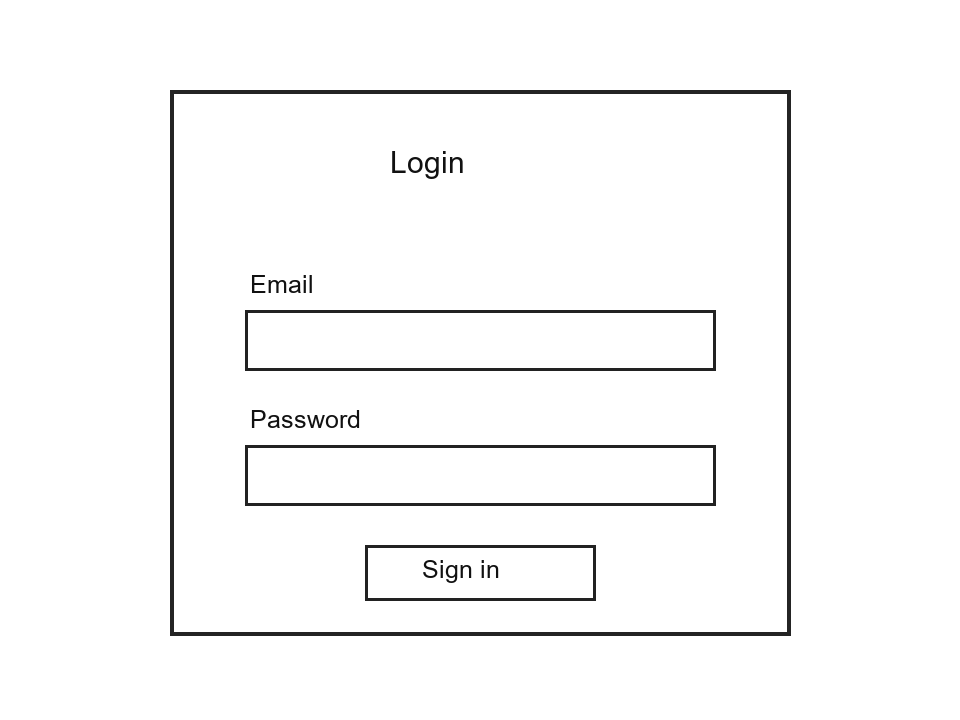
#> input picture dataset/ocr_samples/login_form.png, 960 x 720 px, found by its file name
$ jupyter execute Task_1.ipynb
#> lines starting #> are read from the running program, lines starting #| are printed output that depends on the picture; after the words box and inside, x2 and y2 are one past the last pixel; in counts of white or black regions, pixels touching at a corner belong together
[cell 1]
# Step 1: Import Libraries

import cv2  # مكتبة OpenCV لمعالجة الصور واكتشاف الأشكال
import numpy as np  # مكتبة للتعامل مع المصفوفات وإنشاء Kernel
from google.colab import files  # لرفع الصور من الجهاز
from google.colab.patches import cv2_imshow  # لعرض الصور في Google Colab

[cell 2]
# Step 2: Upload Image

uploaded = files.upload()  # فتح نافذة لاختيار الصورة ورفعها
#> the answer given: login_form.png

image_path = next(iter(uploaded))  # الحصول على اسم الملف الذي تم رفعه

[cell 3]
# Step 3: Read and Display Image

image = cv2.imread(image_path)  # قراءة الصورة باستخدام OpenCV
#> image is the input picture: shape (720, 960, 3); min 17, max 255, mean 248.9

# التأكد من أن الصورة تم تحميلها بنجاح
if image is None:
    raise ValueError("Could not load the image. Please upload a valid image.")

print("Image loaded:", image is not None)  # طباعة حالة تحميل الصورة
#| Image loaded: True
print("Image dimensions:", image.shape)  # طباعة الارتفاع والعرض وعدد القنوات
#| Image dimensions: (720, 960, 3)

cv2_imshow(image)  # عرض الصورة الأصلية

[cell 4]
# Step 4: Convert Image to Grayscale

gray = cv2.cvtColor(image, cv2.COLOR_BGR2GRAY)
# تحويل الصورة من الألوان إلى درجات الرمادي لتسهيل المعالجة

[cell 5]
# Step 5: Apply Gaussian Blur

blurred = cv2.GaussianBlur(gray, (5, 5), 0)
# تنعيم الصورة لتقليل تأثير التفاصيل الصغيرة والتشويش

[cell 6]
# Step 6: Detect Edges Using Canny

edges = cv2.Canny(blurred, 30, 100)
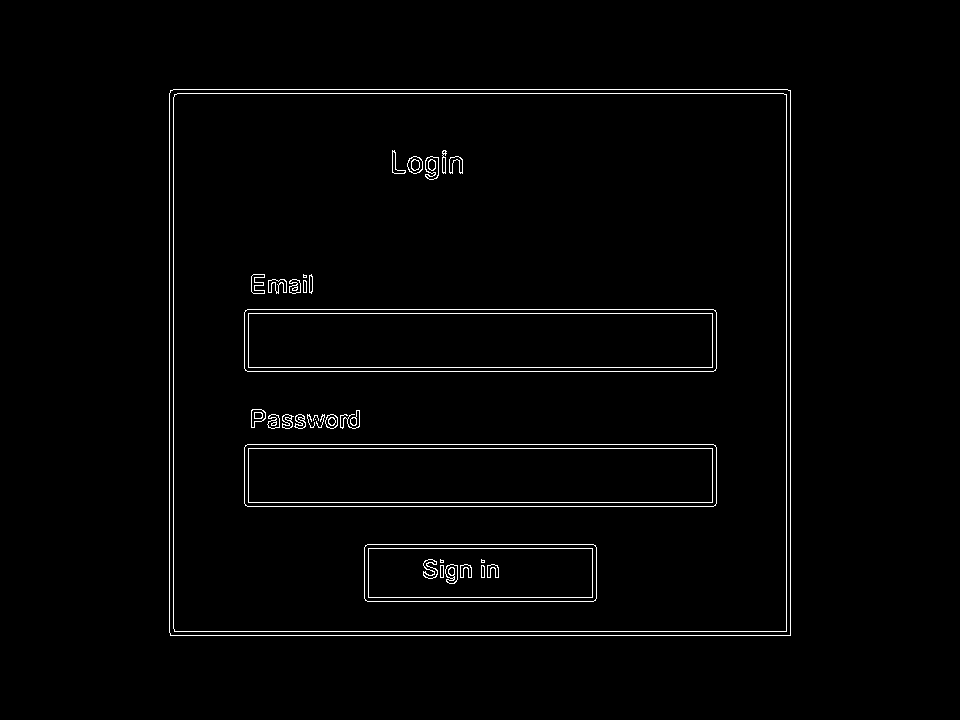
#> edges: shape (720, 960); 1.7% white in thin lines or dots, all inside (x1, y1, x2, y2) = (169, 89, 791, 636)
# اكتشاف الحواف التي قد تمثل حدود المستطيلات

print("Edges detected successfully")  # التأكد من تنفيذ الخطوة
cv2_imshow(edges)  # عرض الحواف المكتشفة

[cell 7]
# Step 7: Find Contours

contours, _ = cv2.findContours(
    edges,  # الصورة التي تحتوي على الحواف
    cv2.RETR_LIST,  # استخراج جميع الحدود دون بناء علاقات بينها
    cv2.CHAIN_APPROX_SIMPLE  # تقليل عدد النقاط المخزنة لكل حد
)
#> contours = 85 contours, 16 with area under 20; largest, box (x1, y1, x2, y2) and area: (169, 89, 791, 636) 339055, (169, 89, 791, 636) 339053, (173, 93, 787, 632) 329783, (173, 93, 787, 632) 329781, (244, 444, 717, 507) 29248

print("Number of contours detected:", len(contours))
#| Number of contours detected: 85
# طباعة عدد الحدود التي تم اكتشافها

[cell 8]
# Step 8: Apply Otsu Thresholding

_, thresh = cv2.threshold(
    gray,  # صورة درجات الرمادي
    0,  # قيمة العتبة يتم تحديدها تلقائيًا باستخدام Otsu
    255,  # القيمة القصوى للبكسل
    cv2.THRESH_BINARY_INV + cv2.THRESH_OTSU
    # عكس الألوان وتحديد العتبة تلقائيًا
)
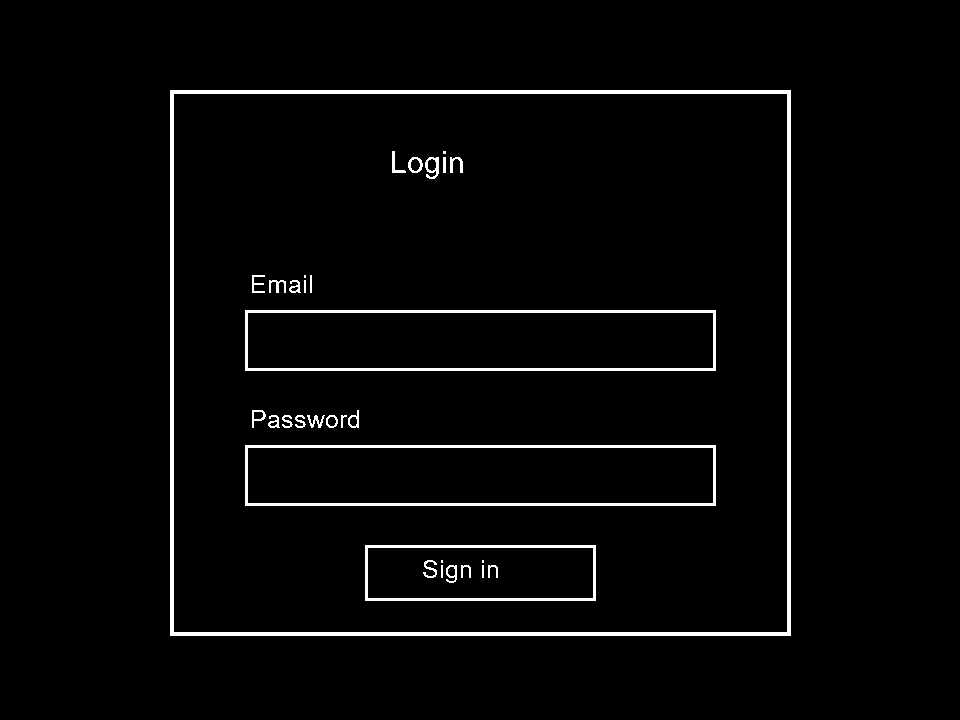
#> thresh: shape (720, 960); 2.8% white; 32 white regions (4 under 20 px), largest, box (x1, y1, x2, y2) and area: (170, 90, 791, 636) 9272, (245, 310, 716, 371) 3156, (245, 445, 716, 506) 3156

cv2_imshow(thresh)  # عرض الصورة الثنائية الناتجة

[cell 9]
# Step 9: Close Small Gaps

kernel = np.ones((3, 3), np.uint8)
# إنشاء Kernel بحجم 3×3 لاستخدامه في المعالجة المورفولوجية

closed = cv2.morphologyEx(
    thresh,  # الصورة الثنائية
    cv2.MORPH_CLOSE,  # إغلاق الفجوات الصغيرة داخل الخطوط
    kernel,  # العنصر المستخدم في المعالجة
    iterations=2  # تكرار العملية مرتين
)
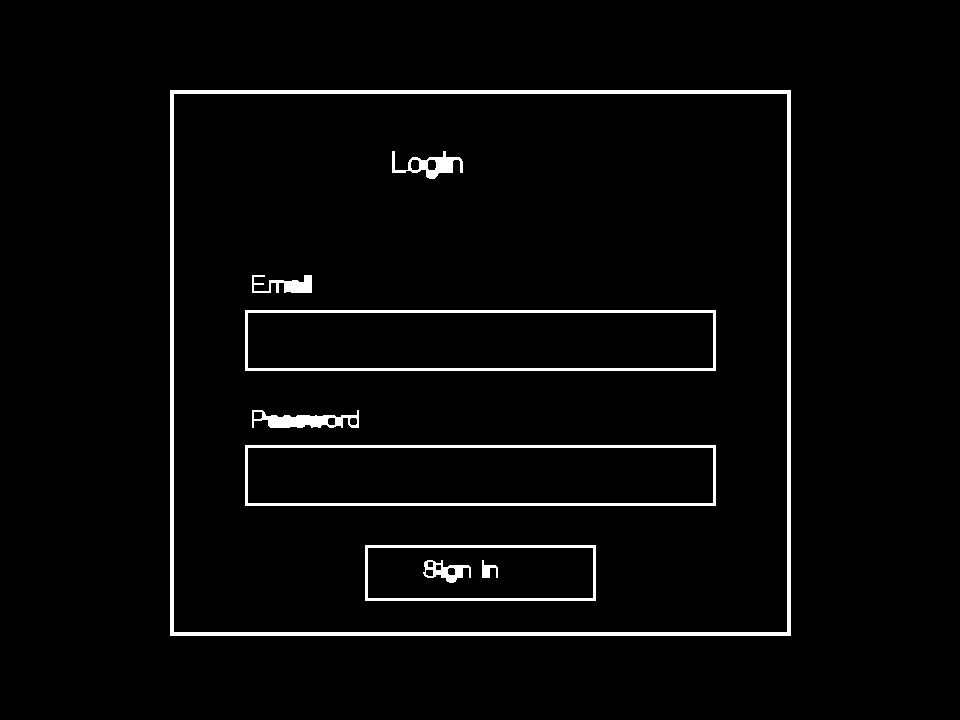
#> closed: shape (720, 960); 2.9% white; 9 white regions

cv2_imshow(closed)  # عرض الصورة بعد إغلاق الفجوات

[cell 10]
# Step 10: Find Processed Contours

contours2, _ = cv2.findContours(
    closed,  # الصورة بعد إغلاق الفجوات
    cv2.RETR_LIST,  # استخراج جميع الحدود
    cv2.CHAIN_APPROX_SIMPLE  # تبسيط تخزين نقاط الحدود
)
#> contours2 = 22 contours; largest, box (x1, y1, x2, y2) and area: (170, 90, 791, 636) 337900, (173, 93, 788, 633) 330944, (245, 445, 716, 506) 28200, (245, 310, 716, 371) 28200, (247, 447, 714, 504) 26094

[cell 11]
# Step 11: Detect Rectangular Shapes

new_rectangles = []  # قائمة لتخزين المستطيلات المكتشفة

for contour in contours2:  # المرور على كل حد مكتشف

    perimeter = cv2.arcLength(contour, True)
    # حساب محيط الحد، مع اعتبار أن الشكل مغلق

    approx = cv2.approxPolyDP(
        contour,  # الحد المراد تبسيطه
        0.02 * perimeter,  # مقدار السماح بالاختلاف أثناء التبسيط
        True  # الحد مغلق
    )

    # التأكد من أن الشكل رباعي ومحدب
    if len(approx) == 4 and cv2.isContourConvex(approx):

        x, y, w, h = cv2.boundingRect(approx)
        # حساب موقع المستطيل وعرضه وارتفاعه

        # استبعاد الأشكال الصغيرة جدًا
        if w >= 30 and h >= 20:
            new_rectangles.append((x, y, w, h))
#> this loop made 22 passes
#> (perimeter, approx, x, y, w, h) on passes 7, 8, 9, 10, 15, 16, 21, 22: (551.7, [[367, 548], [592, 547], [593, 597], [368, 598]], 367, 547, 227, 52), (570, [[365, 545], [365, 600], [595, 600], [595, 545]], 365, 545, 231, 56), (1041.7, [[247, 448], [712, 447], [713, 502], [248, 503]], 247, 447, 467, 57), (1060, [[245, 445], [245, 505], [715, 505], [715, 445]], 245, 445, 471, 61), (1041.7, [[247, 313], [712, 312], [713, 367], [248, 368]], 247, 312, 467, 57), (1060, [[245, 310], [245, 370], [715, 370], [715, 310]], 245, 310, 471, 61), (2303.7, [[173, 94], [786, 93], [787, 631], [174, 632]], 173, 93, 615, 540), (2330, [[170, 90], [170, 635], [790, 635], [790, 90]], 170, 90, 621, 546)
#> perimeter on passes 1 to 6: 27.07, 27.9, 21.66, 21.66, 81.07, 160.2
#> after the loop, new_rectangles = [(367, 547, 227, 52), (365, 545, 231, 56), (247, 447, 467, 57), (245, 445, 471, 61), (247, 312, 467, 57), (245, 310, 471, 61), (173, 93, 615, 540), (170, 90, 621, 546)]
            # إضافة إحداثيات المستطيل إلى القائمة

print("Rectangles before removing duplicates:", len(new_rectangles))
#| Rectangles before removing duplicates: 8
# طباعة عدد المستطيلات قبل إزالة التكرارات

[cell 12]
# Step 12: Calculate Intersection over Union (IoU)

def calculate_iou(box1, box2):

    # استخراج إحداثيات وأبعاد المستطيل الأول
    x1, y1, w1, h1 = box1

    # استخراج إحداثيات وأبعاد المستطيل الثاني
    x2, y2, w2, h2 = box2

    # تحديد حدود منطقة التقاطع بين المستطيلين
    x_left = max(x1, x2)
    y_top = max(y1, y2)
    x_right = min(x1 + w1, x2 + w2)
    y_bottom = min(y1 + h1, y2 + h2)

    # حساب عرض وارتفاع منطقة التقاطع
    intersection_width = max(0, x_right - x_left)
    intersection_height = max(0, y_bottom - y_top)

    # حساب مساحة التقاطع
    intersection_area = intersection_width * intersection_height

    # حساب مساحة كل مستطيل
    area1 = w1 * h1
    area2 = w2 * h2

    # حساب مساحة الاتحاد بين المستطيلين
    union_area = area1 + area2 - intersection_area

    # تجنب القسمة على صفر
    if union_area == 0:
        return 0

    # إرجاع نسبة التقاطع إلى الاتحاد
    return intersection_area / union_area

[cell 13]
# Step 13: Remove Duplicate Rectangles

unique_rectangles2 = []  # قائمة المستطيلات النهائية دون التكرارات

# ترتيب المستطيلات من الأكبر مساحة إلى الأصغر
for box in sorted(
    new_rectangles,
    key=lambda b: b[2] * b[3],
    reverse=True
):

    duplicate = False  # افتراض أن المستطيل غير مكرر

    # مقارنة المستطيل الحالي بالمستطيلات التي احتفظنا بها
    for kept_box in unique_rectangles2:

        overlap = calculate_iou(box, kept_box)
        # حساب نسبة التداخل بين المستطيلين

        # إذا كان التداخل أكبر من 80% نعتبره مكررًا
        if overlap > 0.8:
            duplicate = True
            break  # إيقاف المقارنة لهذا المستطيل

    # الاحتفاظ بالمستطيل إذا لم يكن مكررًا
    if not duplicate:
        unique_rectangles2.append(box)
#> this loop made 8 passes
#> after the loop, unique_rectangles2 = [(170, 90, 621, 546), (245, 445, 471, 61), (245, 310, 471, 61), (365, 545, 231, 56)]

print("Rectangles after removing duplicates:", len(unique_rectangles2))
#| Rectangles after removing duplicates: 4
# طباعة عدد المستطيلات بعد إزالة التكرارات

[cell 14]
# Step 14: Print Rectangle Coordinates

print("\nDetected Shapes and Coordinates:")
# طباعة عنوان النتائج

for i, (x, y, w, h) in enumerate(unique_rectangles2, start=1):
    # المرور على المستطيلات وترقيمها بداية من 1

    print(f"Shape {i}:")  # طباعة رقم الشكل
    print(f"  X = {x}")  # الإحداثي الأفقي للزاوية العلوية اليسرى
    print(f"  Y = {y}")  # الإحداثي الرأسي للزاوية العلوية اليسرى
    print(f"  Width = {w}")  # عرض المستطيل
    print(f"  Height = {h}")  # ارتفاع المستطيل
    print("-" * 25)  # طباعة خط فاصل بين النتائج
#> this loop made 4 passes
#> (printed output is left out)

[cell 15]
# Step 15: Draw Rectangles and Labels

final_image = image.copy()
# إنشاء نسخة من الصورة الأصلية للحفاظ عليها دون تغيير

for i, (x, y, w, h) in enumerate(unique_rectangles2, start=1):
    # المرور على المستطيلات النهائية

    cv2.rectangle(
        final_image,  # الصورة التي سنرسم عليها
        (x, y),  # إحداثيات الزاوية العلوية اليسرى
        (x + w, y + h),  # إحداثيات الزاوية السفلية اليمنى
        (0, 255, 0),  # اللون الأخضر بصيغة BGR
        3  # سُمك الخط
    )

    # كتابة رقم الشكل فوق المستطيل
    cv2.putText(
        final_image,  # الصورة التي ستظهر عليها الكتابة
        f"Shape {i}",  # النص الذي يحتوي على رقم الشكل
        (x, max(y - 10, 20)),  # مكان كتابة النص
        cv2.FONT_HERSHEY_SIMPLEX,  # نوع الخط
        0.7,  # حجم الخط
        (0, 0, 255),  # اللون الأحمر بصيغة BGR
        2  # سُمك الخط
    )
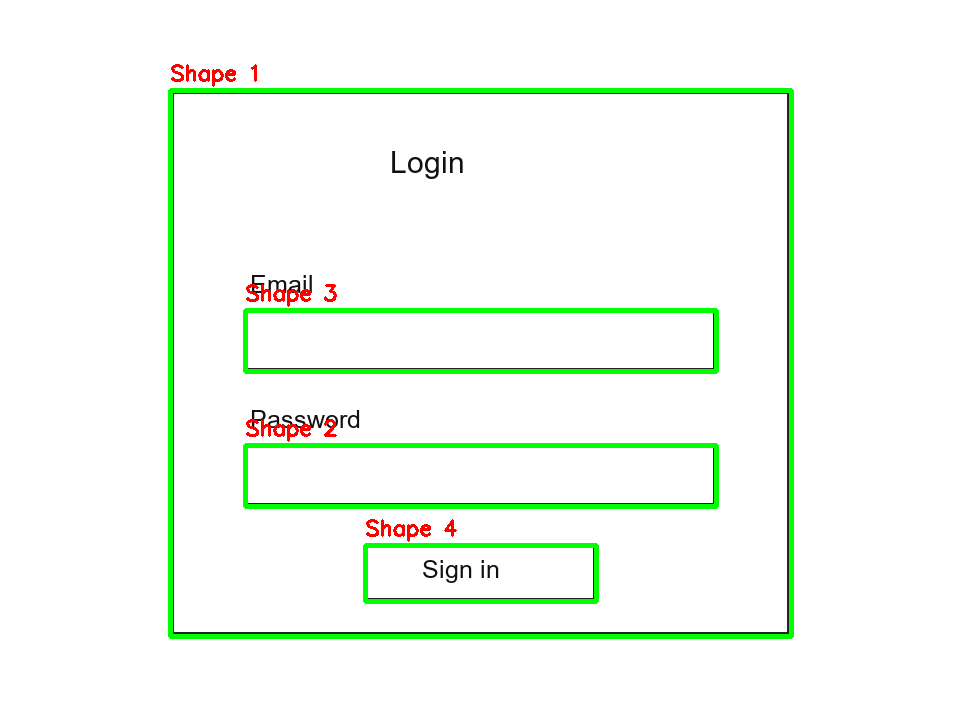
#> final_image: shape (720, 960, 3); 4% of pixels changed, all inside (x1, y1, x2, y2) = (168, 64, 794, 639)

[cell 16]
# Step 16: Display Final Result

print("\nFinal number of rectangles:", len(unique_rectangles2))
#| Final number of rectangles: 4
# طباعة العدد النهائي للمستطيلات المكتشفة

cv2_imshow(final_image)  # عرض الصورة النهائية
